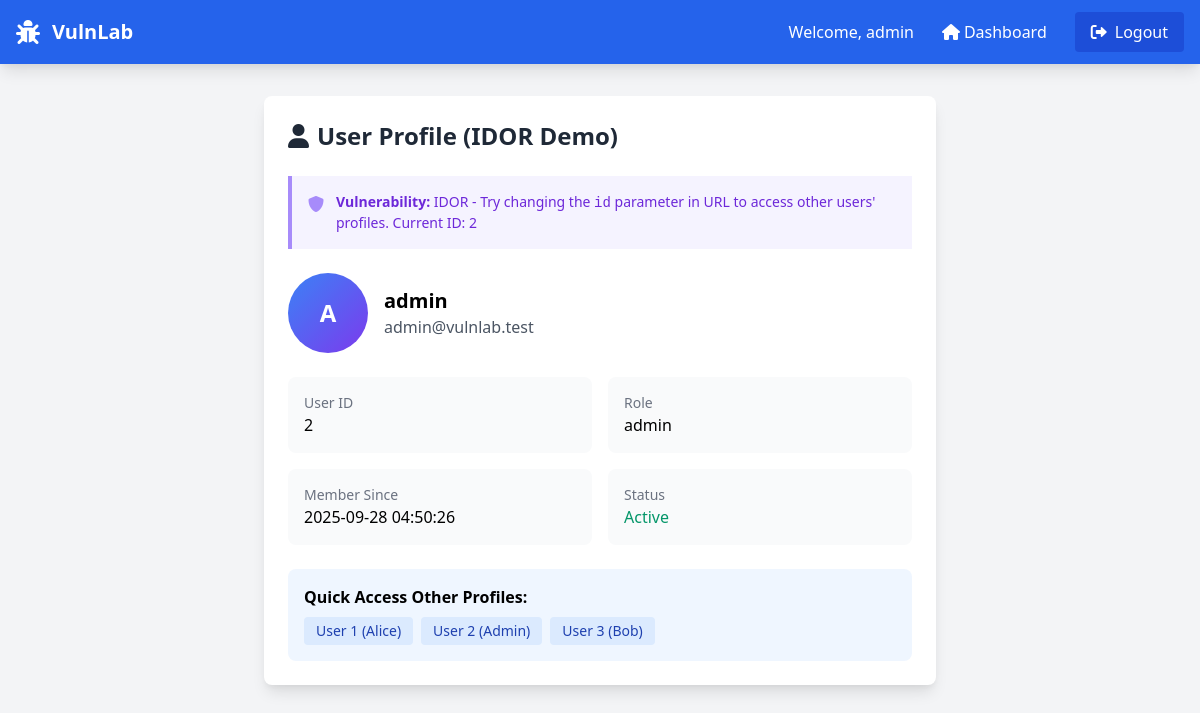
The app's page /profile.php (signed in) with its own data.
### tables this page shows
CREATE TABLE users (
    id INT AUTO_INCREMENT PRIMARY KEY,
    username VARCHAR(100) UNIQUE NOT NULL,
    password VARCHAR(255) NOT NULL,
    role ENUM('user','admin') DEFAULT 'user',
    email VARCHAR(255) NOT NULL,
    created_at TIMESTAMP DEFAULT CURRENT_TIMESTAMP
);

### public/profile.php (the view, shortened to what this page needs)
<?php
$conn = getDBConnection();
$user_id = $_GET['id'] ?? $_SESSION['user_id'];
$sql = "SELECT id, username, email, role, created_at FROM users WHERE id = ?";
$stmt = $conn->prepare($sql);
$stmt->bind_param("i", $user_id);
$stmt->execute();
$user = $stmt->get_result()->fetch_assoc();
?>
<!DOCTYPE html>
<html lang="en">
<head>
    <link href="https://cdn.jsdelivr.net/npm/tailwindcss@2.2.19/dist/tailwind.min.css" rel="stylesheet">
    <link href="https://cdnjs.cloudflare.com/ajax/libs/font-awesome/6.0.0/css/all.min.css" rel="stylesheet">
</head>
<body class="bg-gray-100">
    <?php include '../includes/header.php'; ?>
    <div class="container mx-auto px-4 py-8">
        <div class="max-w-2xl mx-auto">
            <div class="bg-white rounded-lg shadow-lg p-6">
                <h1 class="text-2xl font-bold mb-6 text-gray-800">
                    <i class="fas fa-user mr-2"></i>User Profile (IDOR Demo)
                </h1>
                <div class="bg-purple-50 border-l-4 border-purple-400 p-4 mb-6">
                    <div class="flex">
                        <div class="flex-shrink-0">
                            <i class="fas fa-shield-alt text-purple-400"></i>
                        </div>
                        <div class="ml-3">
                            <p class="text-sm text-purple-700">
                                <strong>Vulnerability:</strong> IDOR - Try changing the <code>id</code> parameter in URL to access other users' profiles.
                                Current ID: <?php echo $user_id; ?>
                            </p>
                        </div>
                    </div>
                </div>
                <div class="space-y-6">
                    <div class="flex items-center space-x-4">
                        <div class="w-20 h-20 bg-gradient-to-br from-blue-500 to-purple-600 rounded-full flex items-center justify-center">
                            <span class="text-white text-2xl font-bold"><?php echo strtoupper(substr($user['username'], 0, 1)); ?></span>
                        </div>
                        <div>
                            <h2 class="text-xl font-bold"><?php echo htmlspecialchars($user['username']); ?></h2>
                            <p class="text-gray-600"><?php echo htmlspecialchars($user['email']); ?></p>
                        </div>
                    </div>
                    <div class="grid grid-cols-2 gap-4">
                        <div class="bg-gray-50 rounded-lg p-4">
                            <div class="text-sm text-gray-500">User ID</div>
                            <div class="font-medium"><?php echo $user['id']; ?></div>
                        </div>
                        <div class="bg-gray-50 rounded-lg p-4">
                            <div class="text-sm text-gray-500">Role</div>
                            <div class="font-medium"><?php echo htmlspecialchars($user['role']); ?></div>
                        </div>
                        <div class="bg-gray-50 rounded-lg p-4">
                            <div class="text-sm text-gray-500">Member Since</div>
                            <div class="font-medium"><?php echo $user['created_at']; ?></div>
                        </div>
                        <div class="bg-gray-50 rounded-lg p-4">
                            <div class="text-sm text-gray-500">Status</div>
                            <div class="font-medium text-green-600">Active</div>
                        </div>
                    </div>
                </div>
                <div class="mt-6 p-4 bg-blue-50 rounded-lg">
                    <h3 class="font-bold mb-2">Quick Access Other Profiles:</h3>
                    <div class="flex space-x-2">
                        <a href="profile.php?id=1" class="bg-blue-100 text-blue-800 px-3 py-1 rounded text-sm hover:bg-blue-200">User 1 (Alice)</a>
                        <a href="profile.php?id=2" class="bg-blue-100 text-blue-800 px-3 py-1 rounded text-sm hover:bg-blue-200">User 2 (Admin)</a>
                        <a href="profile.php?id=3" class="bg-blue-100 text-blue-800 px-3 py-1 rounded text-sm hover:bg-blue-200">User 3 (Bob)</a>
                    </div>
                </div>
            </div>
        </div>
    </div>
</body>
</html>

### records on screen
users: username "A", username "admin", email "admin@vulnlab.test", id "2", role "admin", created_at "2025-09-28 04:50:26"

### other values on screen
$_SESSION['username'] "admin"
$user_id "2"
